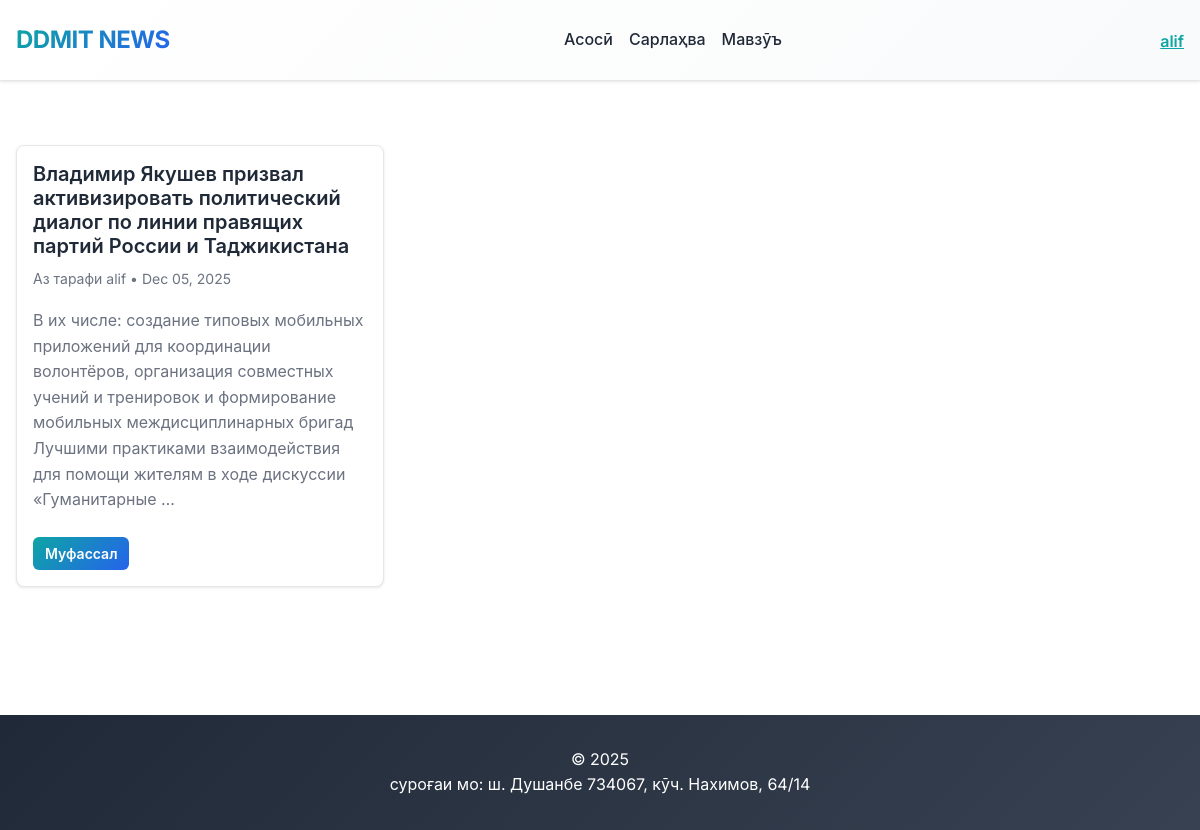
The app's page / (signed in) with its own data.
### accounts/models.py (models this page shows)
class CustomUser(AbstractUser):
    age = models.PositiveIntegerField(null=True, blank=True)

### blog/models.py (models this page shows, shortened)
class Post(models.Model):
    title = models.CharField(max_length=200)
    author = models.ForeignKey(
        settings.AUTH_USER_MODEL,
        on_delete=models.CASCADE,
    )
    body = models.TextField()
    created_at = models.DateTimeField(auto_now_add=True, null=True)
    updated_at = models.DateTimeField(auto_now=True)
    class Meta:
        ordering = ['-created_at']

### blog/views.py (the view)
# urls.py: path('', BlogListView.as_view(), name='home'),
class BlogListView(ListView):
    model = Post
    template_name = 'home.html'
    context_object_name = 'posts'

### blog/templates/home.html (shortened to what this page needs)
{% extends 'base.html' %}
{% block content %}
<div class="posts-grid">
    {% if posts %}
        {% for post in posts %}
        <div class="card post-card">
            <div class="card-body">
                <h2 class="card-title">
                    <a href="{% url 'post_detail' post.pk %}" class="text-decoration-none text-dark">
                        {{ post.title }}
                    </a>
                </h2>
                <p class="card-meta">
                    <small class="text-muted">Аз тарафи {{ post.author.username }} • {{ post.created_at|date:'M d, Y' }}</small>
                </p>
                <p class="card-text">{{ post.body|truncatewords:30 }}</p>
                <a href="{% url 'post_detail' post.pk %}" class="btn btn-sm btn-primary">Муфассал</a>
            </div>
        </div>
        {% endfor %}
    {% else %}
        <div class="text-center py-5">
            <p class="text-muted">Хабар нест. <a href="{% url 'post_new' %}">Хабари нав зам намудан!</a></p>
        </div>
    {% endif %}
</div>
{% endblock %}

### blog/templates/base.html (shortened to what this page needs)
{% load static %}
<!DOCTYPE html>
<html lang="en">
<head>
    <link href="https://cdn.jsdelivr.net/npm/bootstrap@5.1.3/dist/css/bootstrap.min.css" rel="stylesheet">
    <link href="{% static 'css/site.css' %}" rel="stylesheet">
</head>
<body>
    <header class="header sticky-top">
        <nav class="navbar navbar-expand-lg navbar-light">
            <div class="container">
                <a class="navbar-brand brand-logo" href="{% url 'home' %}">
                    <span class="gradient-text">DDMIT NEWS</span>
                </a>
                <div class="collapse navbar-collapse" id="navbarNav">
                    <ul class="navbar-nav ms-auto">
                        <li class="nav-item">
                            <a class="nav-link" href="{% url 'home' %}">Асосӣ</a>
                        </li>
                        <li class="nav-item">
                            <a class="nav-link" href="#topics">Сарлаҳва</a>
                        </li>
                        <li class="nav-item">
                            <a class="nav-link" href="#about">Мавзӯъ</a>
                        </li>
                    </ul>
                    <div class="ms-auto auth-buttons">
                        {% if user.is_authenticated %}
                            <div class="dropdown">
                                <button class="btn btn-link dropdown-toggle text-primary" type="button" id="userDropdown" data-bs-toggle="dropdown">
                                    {{ user.username }}
                                </button>
                            </div>
                        {% else %}
                            <a href="{% url 'login' %}" class="btn btn-outline-primary btn-sm me-2">Воридшавӣ</a>
                            <a href="{% url 'signup' %}" class="btn btn-primary btn-sm">Бақайдгирӣ</a>
                        {% endif %}
                    </div>
                </div>
            </div>
        </nav>
    </header>
    <main class="main-content">
        <div class="container">
            {% block content %}{% endblock %}
        </div>
    </main>
    <footer class="footer">
        <div class="container">
            <p>&copy; 2025 </p>
            <p>суроғаи мо: ш. Душанбе
        734067, кӯч. Нахимов, 64/14</p>
        </div>
    </footer>
</body>
</html>

### blog/static/css/site.css (style rules this page uses)
:root { --primary-color: #0ea5a4; --secondary-color: #2563eb; --success-color: #10b981; --danger-color: #ef4444; --warning-color: #f59e0b; --light-bg: #f9fafb; --border-color: #e5e7eb; --text-dark: #1f2937; --text-light: #6b7280; }
* { margin: 0; padding: 0; box-sizing: border-box; }
body { font-family: 'Inter', -apple-system, BlinkMacSystemFont, 'Segoe UI', Roboto, sans-serif; background-color: #ffffff; color: var(--text-dark); line-height: 1.6; }
.header { background: linear-gradient(135deg, #ffffff 0%, var(--light-bg) 100%); border-bottom: 1px solid var(--border-color); box-shadow: 0 1px 3px rgba(0, 0, 0, 0.1); z-index: 1000; }
.navbar { padding: 1rem 0; }
.brand-logo { font-size: 1.5rem; font-weight: 700; letter-spacing: -0.5px; }
.gradient-text { background: linear-gradient(135deg, var(--primary-color) 0%, var(--secondary-color) 100%); -webkit-background-clip: text; -webkit-text-fill-color: transparent; background-clip: text; }
.nav-link { color: var(--text-dark) !important; font-weight: 500; transition: color 0.3s ease; }
.auth-buttons { display: flex; align-items: center; gap: 0.5rem; }
.dropdown-toggle::after { display: none; }
.dropdown-toggle { font-weight: 500; padding: 0 !important; }
.main-content { padding: 2rem 0; min-height: 70vh; }
.container { max-width: 1200px; margin: 0 auto; padding: 0 1rem; }
.posts-grid { display: grid; grid-template-columns: repeat(auto-fill, minmax(300px, 1fr)); gap: 2rem; margin: 2rem 0; }
.post-card { border: 1px solid var(--border-color); border-radius: 8px; transition: all 0.3s ease; box-shadow: 0 1px 3px rgba(0, 0, 0, 0.1); }
.card-title { font-size: 1.25rem; font-weight: 600; margin-bottom: 0.5rem; }
.card-title a { color: var(--text-dark); text-decoration: none; transition: color 0.3s ease; }
.card-meta { margin-bottom: 1rem; }
.card-text { color: var(--text-light); margin-bottom: 1.5rem; }
.btn { font-weight: 600; border-radius: 6px; padding: 0.5rem 1rem; transition: all 0.3s ease; border: none; cursor: pointer; }
.btn-primary { background: linear-gradient(135deg, var(--primary-color) 0%, var(--secondary-color) 100%); color: white; border: none; }
.btn-sm { padding: 0.375rem 0.75rem; font-size: 0.875rem; }
.footer { background: linear-gradient(135deg, var(--text-dark) 0%, #374151 100%); color: white; padding: 2rem 0; margin-top: 4rem; text-align: center; }
.footer p { margin: 0; }
.text-muted { color: var(--text-light) !important; }
.text-dark { color: var(--text-dark) !important; }
.text-primary { color: var(--primary-color) !important; }
.ms-auto { margin-left: auto; }
.text-decoration-none { text-decoration: none; }

### records on screen
CustomUser: username "alif"
Post: title "Владимир Якушев призвал активизировать политический диалог по линии правящих партий России и Таджикистана", author.username "alif", created_at "Dec 05, 2025", body "В их числе: создание типовых мобильных приложений для координации волонтёров, организация совместных учений и тренировок и формирование мобильных междисциплинарных бригад Лучшими практиками взаимодействия для помощи жителям в ходе дискуссии «Гуманитарные …"
